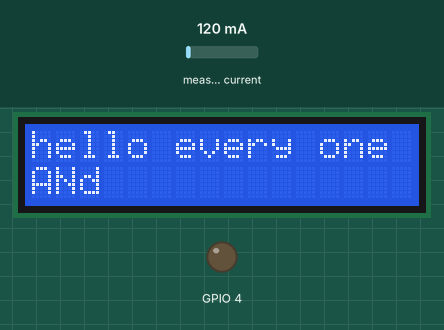
Simulated run of this sketch. Board: ESP32. Shown: 16×2 character LCD, output pins drawn as LEDs (lit = HIGH). The inputs (shaded band) are chosen by the test bench; at power-on: measured current 120 mA. WiFi joins after 1.5 s; servers stay silent unless stated; no MQTT or app messages arrive unless stated; the Firebase database answers and starts empty; what the sketch prints to the serial monitor is not drawn.

Above: at 2.9 s.
At 3.4 s:
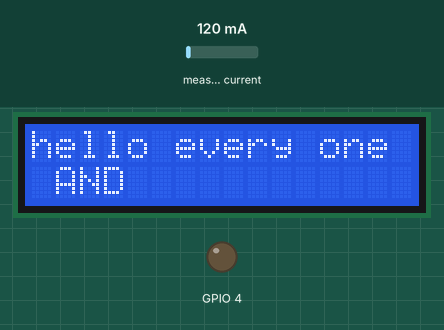

The sketch:

nodered_firebase.ino
```cpp
#include "DHT.h"
#define DHTPIN 33
#define DHTTYPE DHT22
DHT dht(DHTPIN, DHTTYPE);

unsigned long duration = 0;

#include "EmonLib.h"
EnergyMonitor emon1;
int tension=220;


#include <Arduino.h>
#include <WiFi.h>
#include <Wire.h>

#include <Firebase_ESP_Client.h>
#include "addons/TokenHelper.h"
#include "addons/RTDBHelper.h"
#define API_KEY "AIzaSyA0FYxU3z1BsFNyrEHZwvflt6S9xQrqMro"
#define DATABASE_URL "https://connect-fe748-default-rtdb.firebaseio.com/"
FirebaseData fbdo;
FirebaseAuth auth;
FirebaseConfig config;
bool signupOK = false;

#define wifi_ssid "Galaxy A30sF0DE"
#define wifi_password "1231231234"

#include <PubSubClient.h>
#define mqtt_server "192.168.69.68"
WiFiClient espClient;
PubSubClient client(espClient);

long lastMsg = 0;
int value = 0;

#include <LiquidCrystal_I2C.h>
LiquidCrystal_I2C lcd(0x27, 16, 2);

   char strbuf[50];
   char strbuf_2[50];


void setup(){
  emon1.current(36,11);
  lcd.begin(16, 2);
  pinMode(4,OUTPUT);
  lcd.init(); //
  lcd.backlight();
  afiichage();

  pinMode(DHTPIN, INPUT);
  dht.begin();
  Serial.begin(9600);
  setup_wifi();

  config.api_key = API_KEY;
  config.database_url = DATABASE_URL;
  if (Firebase.signUp(&config, &auth, "", "")){
    signupOK = true;
  }

  config.token_status_callback = tokenStatusCallback; //see addons/TokenHelper.h
  Firebase.begin(&config, &auth);
  Firebase.reconnectWiFi(true);

   client.setServer(mqtt_server, 1883);
   client.setCallback(callback);
}


void setup_wifi() {

  delay(10);
  // We start by connecting to a WiFi network


    lcd.clear();
    lcd.setCursor(0, 0);
    lcd.print("connecting to :");
    lcd.setCursor(2, 1);
    lcd.print(wifi_ssid);


  WiFi.begin(wifi_ssid, wifi_password);

  while (WiFi.status() != WL_CONNECTED) {
    delay(500);

    Serial.print(".");
  }
    lcd.clear();
    lcd.setCursor(2, 0);
    lcd.print("IP adresse :");
    lcd.setCursor(2, 1);
    lcd.print(WiFi.localIP());


}


void callback(char* topic, byte* message, unsigned int length) {

  String messageTemp;
  for (int i = 0; i < length; i++) {
    messageTemp += (char)message[i];
  }

}


 void reconnect() {
  while (!client.connected()) {
    if (client.connect("ESP8266client")) {
      client.subscribe("esp8266/dht11");

    }

  }
}

void afiichage(){
    String word = "hello every one ";
  int wordLength = word.length();

  for (int i = 0; i <= 16 - wordLength; i++) {
    lcd.clear();
    lcd.setCursor(i, 0);
    lcd.print(word);
     lcd.setCursor(i, 1);
    lcd.print("ANd");
    delay(500);
  }
  for (int i = 16 - wordLength; i >= 0; i--) {
    lcd.clear();
    lcd.setCursor(i, 0);
    lcd.print(word);
    lcd.setCursor(i, 1);
    lcd.print(" AND ");
    delay(500);
  }
}

/*void temp (){
float temperature = dht.readTemperature();
    float humidity = dht.readHumidity();


  if(temperature>20){
    digitalWrite(4,1);
    delay(5000);
    digitalWrite(4,0);
    delay(5000);

 }


    char tempString[8];
    dtostrf(temperature, 1, 2, tempString);
    char humString[8];
    dtostrf(humidity, 1, 2, humString);
    sprintf(strbuf, "{\"temperature\": %s}", tempString);
     sprintf(strbuf_2, "{\"humidity\": %s}",  humString);
    client.publish("esp32/temp", strbuf);
    client.publish("esp32/hum",strbuf_2);


  if (Firebase.ready() && signupOK ) {

    Firebase.RTDB.setFloat(&fbdo, "DHT/humidity",humidity);
    Firebase.RTDB.setFloat(&fbdo, "DHT/temperature", temperature);  }


}


*/

void loop(){


  if (!client.connected()) {
    reconnect();
  }
     afiichage();


      double Irms = emon1.calcIrms(1480);

       char strIRMS[10];
       dtostrf(Irms, 5, 2, strIRMS);
       double valeurIRMS = strtod(strIRMS, NULL);

       double pa = valeurIRMS*220;


       char strp[20];
       dtostrf(pa, 11, 2, strp);
       double puissance = strtod(strp, NULL);


  char tempString[8];
    dtostrf(Irms, 1, 2, tempString);
    char humString[8];
    dtostrf(puissance, 1, 2, humString);
    sprintf(strbuf, "{\"courant\": %s}", tempString);
     sprintf(strbuf_2, "{\"puissance\": %s}",  humString);
    client.publish("esp32/i", strbuf);
    client.publish("esp32/p",strbuf_2);


  if (Firebase.ready() && signupOK ) {

    Firebase.RTDB.setFloat(&fbdo, "/BOX1/ipv",valeurIRMS);
    Firebase.RTDB.setFloat(&fbdo, "/BOX1/ppv", puissance);  }


if((millis()- duration)>= 1000){
      duration = millis();

             Firebase.RTDB.getString(&fbdo,"/BOX1/minutes");
             int seconds =0  ;
             int minutes =fbdo.stringData().toInt();
             minutes ++ ;
            Firebase.RTDB.setString(&fbdo, "/BOX1/minutes",(String) minutes);

    }


    }
```

Measured:
- what the display in image 0 shows lasts 0.5 s, from 2.8 s to 3.3 s
- what the display in image 1 shows lasts 1.3 s, from 3.3 s to 4.6 s
